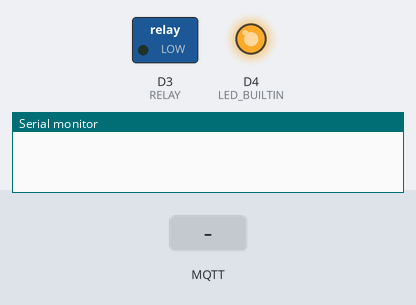
Recording of a program running on a simulated ESP8266 (NodeMCU). Shown: switched loads named in the program (green lamp = pin HIGH), output pins drawn as LEDs (lit = HIGH, except the on-board LED, lit = LOW), the last lines printed to the serial monitor. The inputs (shaded band) are chosen by the test bench. WiFi joins after 1.5 s; servers stay silent unless stated; network time is answered at once with the bench clock; the local clock reads 2024-03-15 10:24:30 at power-on unless the program sets it; storage starts empty; no MQTT or app messages arrive unless stated.

Above: at 0.1 s.
At 1.57 s:
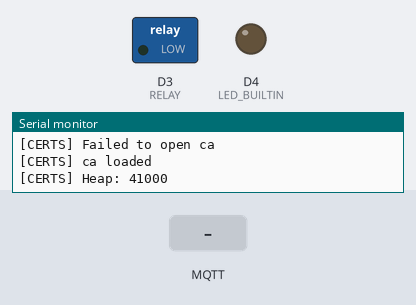
At 2.8 s:
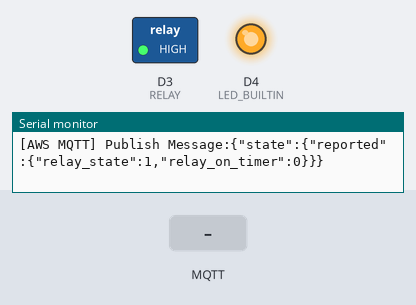
2.9 s: MQTT message "1" arrives on the first subscribed topic
4.4 s: MQTT message "on" arrives on the first subscribed topic
5.9 s: MQTT message "off" arrives on the first subscribed topic
Timing chart, 0 to 8.9 s (numbered marks = the images above; inputs shaded):
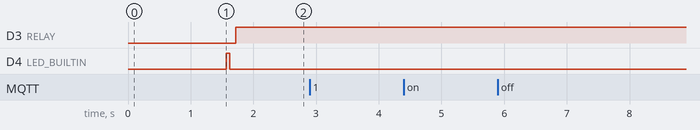

The program:

main.cpp
```cpp
#include <Arduino.h>
#include <ArduinoJson.h>
#include <ESP8266WiFi.h>
#include <DNSServer.h>
#include <ESP8266mDNS.h>
#include <ESP8266WebServer.h>
#include <ESP8266HTTPUpdateServer.h>
#include <WiFiManager.h>
#include <NTPClient.h>
#include <WiFiUdp.h>
#include <PubSubClient.h>
#include "FS.h"
#include "main.h"

#define RELAY D3
#define BAUD_RATE 115200
#define HTTP_SERVER_PORT 80
#define MQTT_PORT 8883
#define DEVICE_NAME "Irrigation"

// The current relay state. Our relay is inverse logic
unsigned int relay_state = 1;

// How many seconds the relay has been requested to be on for
unsigned long relay_on_timer = 0;

// When the relay should be turned off
unsigned long relay_off_time = 0;

void publish_state();

void callback(char *topic, byte *payload, unsigned int length)
{
    Serial.print("[AWS] Message arrived [");
    Serial.print(topic);
    Serial.print("] ");
    for (int i = 0; i < length; i++)
    {
        Serial.print((char)payload[i]);
    }
    Serial.println();

    const size_t bufferSize = JSON_OBJECT_SIZE(15) + 20;
    DynamicJsonBuffer jsonBuffer(bufferSize);
    JsonObject& obj = jsonBuffer.parseObject(payload);

    relay_state = obj["state"]["desired"]["relay_state"] | relay_state;

    if (obj["state"]["desired"]["relay_on_timer"]) {
        Serial.print("Setting `relay_on_timer` for ");
        Serial.print((int)obj["state"]["desired"]["relay_on_timer"]);
        Serial.println();
        relay_on_timer = (int)obj["state"]["desired"]["relay_on_timer"];
        relay_off_time = millis() + relay_on_timer;
    }
}

// MQTT
WiFiClientSecure sslClient;
PubSubClient mqttClient(aws_mqtt_server, MQTT_PORT, callback, sslClient);
unsigned long lastMsg = 0;

void working_led()
{
    digitalWrite(LED_BUILTIN, HIGH);
    delay(50);
    digitalWrite(LED_BUILTIN, LOW);
    delay(50);
}

void setup_ntp()
{
    WiFiUDP ntpUDP;
    NTPClient timeClient(ntpUDP, "pool.ntp.org");

    timeClient.begin();
    while (!timeClient.update()) {
        timeClient.forceUpdate();
    }

    // We need accurate time to validate SSL certificates
    sslClient.setX509Time(timeClient.getEpochTime());
    Serial.println("Time set");
}

void setup_wifi_manager()
{
    WiFiManager wifiManager;
    wifiManager.autoConnect(DEVICE_NAME);
    Serial.println("Connected!");
}

void setup_wifi() {
  WiFi.begin("McLellan", "minceontoast");

  while (WiFi.status() != WL_CONNECTED) {
    delay(500);
    Serial.print(".");
  }

  Serial.println("");
  Serial.println("WiFi connected");
  Serial.println("IP address: ");
  Serial.println(WiFi.localIP());
}

void check_wifi() {
  if (WiFi.status() != WL_CONNECTED) {
    setup_wifi();
  }
}

/**
 * Setup OTA firmware updates via HTTP
 */
ESP8266WebServer httpServer(HTTP_SERVER_PORT);
ESP8266HTTPUpdateServer httpUpdater;

void handleRoot()
{
  httpServer.send(200, "text/plain", "hello from esp8266!\r\n");
}

void setup_ota_firmware()
{
    httpUpdater.setup(&httpServer);
    httpServer.begin();
    httpServer.on("/", handleRoot);

    // Advertise our firmware HTTP server with Multicast DNS
    MDNS.begin(DEVICE_NAME);
    MDNS.addService("http", "tcp", HTTP_SERVER_PORT);
}

void setup_certs()
{
    if (!SPIFFS.begin()) {
        Serial.println("[CERTS] Failed to mount file system");
        return;
    }

    Serial.print("[CERTS] Heap: ");
    Serial.println(ESP.getFreeHeap());

    // Load certificate file
    File cert = SPIFFS.open("/cert.der", "r");
    if (!cert)
        Serial.println("[CERTS] Failed to open cert file");
    else
        Serial.println("[CERTS] Success to open cert file");

    if (sslClient.loadCertificate(cert))
        Serial.println("[CERTS] cert loaded");
    else
        Serial.println("[CERTS] cert not loaded");

    // Load private key file
    File private_key = SPIFFS.open("/private.der", "r");
    if (!private_key)
        Serial.println("[CERTS] Failed to open private cert file");
    else
        Serial.println("[CERTS] Success to open private cert file");

    if (sslClient.loadPrivateKey(private_key))
        Serial.println("[CERTS] private key loaded");
    else
        Serial.println("[CERTS] private key not loaded");

    // Load CA file
    File ca = SPIFFS.open("/ca.der", "r");
    if (!ca)
        Serial.println("[CERTS] Failed to open ca ");
    else
        Serial.println("[CERTS] Success to open ca");

    if (sslClient.loadCACert(ca))
        Serial.println("[CERTS] ca loaded");
    else
        Serial.println("[CERTS] ca failed");

    Serial.print("[CERTS] Heap: ");
    Serial.println(ESP.getFreeHeap());
    working_led();
}

void publish_state()
{
    const size_t bufferSize = JSON_OBJECT_SIZE(15) + 20;
    DynamicJsonBuffer jsonBuffer(bufferSize);
    JsonObject &root = jsonBuffer.createObject();
    JsonObject &state = root.createNestedObject("state");
    JsonObject &reported = state.createNestedObject("reported");
    reported["relay_state"] = relay_state;
    reported["relay_on_timer"] = relay_on_timer;

    String json_output;
    root.printTo(json_output);
    char payload[bufferSize];

    // Construct payload item
    json_output.toCharArray(payload, bufferSize);
    sprintf(payload, json_output.c_str());

    Serial.print("[AWS MQTT] Publish Message:");
    Serial.println(payload);
    mqttClient.publish(aws_mqtt_thing_topic_pub, payload);
}

void relay_loop()
{
    unsigned long now = millis();

    if (relay_off_time && now > relay_off_time) {
        relay_on_timer = 0;
        relay_off_time = 0;
        relay_state = 1;
        Serial.println("Relay on timer ended");
    }

    if (relay_off_time && now < relay_off_time && relay_state == 1) {
        relay_state = 0;
        Serial.println("Relay on timer started ");
    }

    if (relay_state != digitalRead(RELAY)) {
        digitalWrite(RELAY, relay_state);
        publish_state();
    }
}

void aws_reconnect()
{
    while (!mqttClient.connected()) {
        Serial.print("[AWS] Attempting MQTT connection...");
        if (mqttClient.connect(aws_mqtt_client_id)) {
            Serial.println("[AWS] connected");
            mqttClient.subscribe(aws_mqtt_thing_topic_sub);
        } else {
            Serial.print("[AWS] failed, rc=");
            Serial.print(mqttClient.state());
            Serial.println(" try again in 5 seconds");

            char buf[256];
            sslClient.getLastSSLError(buf,256);
            Serial.print("WiFiClientSecure SSL error: ");
            Serial.println(buf);
            working_led();
            delay(5000);
        }
    }
}

void setup()
{
    pinMode(LED_BUILTIN, OUTPUT);
    pinMode(RELAY, OUTPUT);
    digitalWrite(RELAY, LOW);

    Serial.begin(BAUD_RATE);
    setup_wifi();
    setup_ntp();
    setup_ota_firmware();
    setup_certs();
}

void loop()
{
    if (!mqttClient.connected()) {
        aws_reconnect();
    }

    // Process any incoming MQTT messages
    mqttClient.loop();

    relay_loop();

    // OTA updater
    httpServer.handleClient();
    MDNS.update();

    check_wifi();
    // Occasionally send a dummy MQTT message
//    publish_loop();
}
```

main.h
```cpp
#ifndef MAIN_H

const String thing_id = "si-03";

// AWS MQTT Details
const char* aws_mqtt_server = "a2uuawoq84cbx8-ats.iot.ap-southeast-2.amazonaws.com";
const char* aws_mqtt_client_id = "si-03";

// Use `$aws/things/[thing-name]/shadow/update` if working with shadows
const char* aws_mqtt_thing_topic_pub = "$aws/things/si-03/shadow/update";
const char* aws_mqtt_thing_topic_sub = "$aws/things/si-03/shadow/update";

#endif
```
